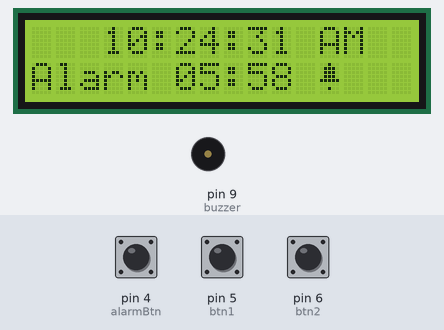
This sketch was run on a simulated Arduino Uno, built with avr-gcc and run on an emulated ATmega328P. Shown: 16×2 character LCD, buzzer (waves = sounding, pin HIGH). The inputs (shaded band) are chosen by the test bench; at power-on: pin 4 (alarmBtn) HIGH, pin 5 (btn1) HIGH, pin 6 (btn2) HIGH. The local clock reads 2024-03-15 10:24:30 at power-on unless the sketch sets it.

Above: at 1.2 s.
1.3 s: pin 4 (alarmBtn) pulled LOW for 0.15 s
At 2.5 s:
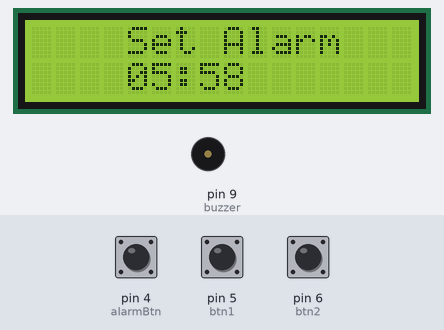
2.9 s: pin 4 (alarmBtn) pulled LOW for 1 s
At 3.7 s:
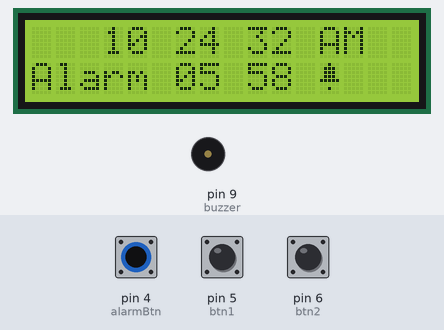
5.4 s: pin 5 (btn1) pulled LOW for 1 s
At 7.0 s:
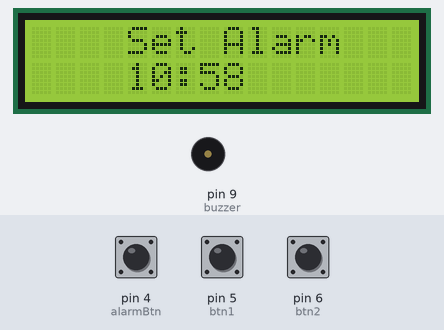
7.9 s: pin 6 (btn2) pulled LOW for 1 s
At 9.6 s:
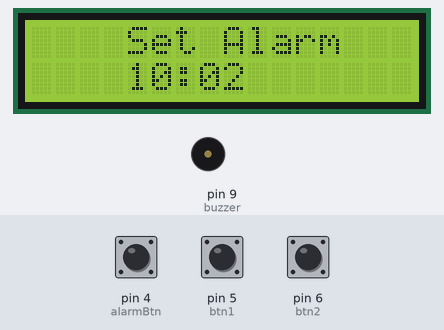
10.4 s: pin 5 (btn1) pulled LOW for 0.15 s
At 11.9 s:
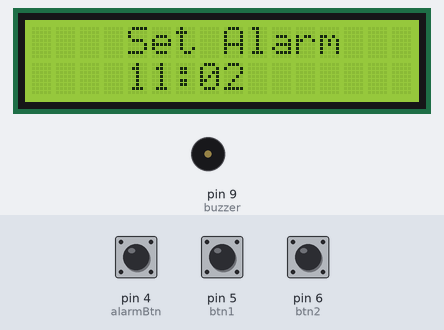
12.2 s: pin 6 (btn2) pulled LOW for 1 s
At 13.8 s:
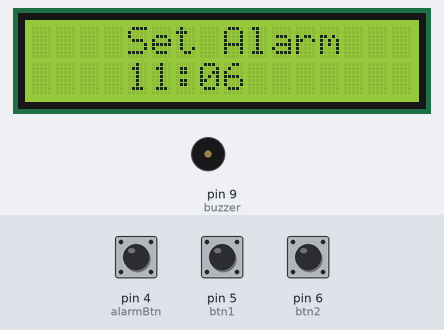
Timing chart, 0 to 15.3 s (numbered marks = the images above; inputs shaded):
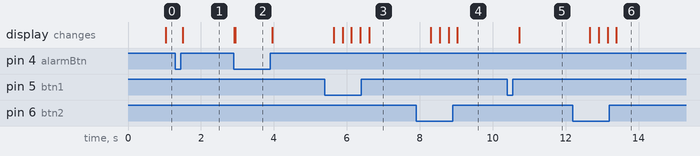

The sketch:

alarmclock.ino
```cpp
// HEY WHEN UPLOADING OR CONNECTING THERE IS A CHANCE OF RTC BREAKING. JUST RECONNECT UNTIL YOU SOLDER
// LINE IN SETUP HAS A COMMENT SAYING TO COMMENT IT OUT


#include <RTClib.h>
#include <Wire.h>
#include <LiquidCrystal_I2C.h>

RTC_DS3231 rtc;
LiquidCrystal_I2C lcd(0x27, 16, 2);

int alarmBtn = 4;
int btn1 = 5;
int btn2 = 6;
int buzzer = 9;

int alarmHr = 5;
int alarmMin = 58;
int hour = 5;
int min = 57;
int seconds = 44;
bool alarmRang = false;
int prevHour = -1;
int prevMin = -1;
int prevSec = -1;
bool colon = false;
bool light = true;
bool alarmSet = true;
bool isPm = false;

// BELL ICON
byte bell[8] = {
  B00100,
  B01110,
  B01110,
  B01110,
  B11111,
  B00000,
  B00100,
  B00000
};

void setup() {
  lcd.init();
  lcd.backlight();
  lcd.setCursor(0,0);
  lcd.createChar(0, bell);

  pinMode(alarmBtn, INPUT_PULLUP);
  pinMode(btn1, INPUT_PULLUP);
  pinMode(btn2, INPUT_PULLUP);
  pinMode(buzzer, OUTPUT);

  // 1. START the RTC first
  if (!rtc.begin()) {
    lcd.clear();
    lcd.print("RTC Error!");
    while (1);
  }

  // 2. NOW adjust the time  COMMENT OUT BEFORE SOLDERING
  // rtc.adjust(DateTime(F(__DATE__), F(__TIME__)));
}

void loop() {
  // put your main code here, to run  repeatedly:
  DateTime now = rtc.now(); // Ask the RTC for the time
  hour = now.hour();
  min = now.minute();
  seconds = now.second();

  // Less screen update
  if (hour != prevHour || min != prevMin || seconds != prevSec) {
      updateLCD(hour, min, seconds);
      prevHour = hour;
      prevMin = min;
      prevSec = seconds;
  }

  // Manually turn of backlight
  if (digitalRead(btn2) == LOW && alarmRang == false) {
    if (light == false) {
      lcd.backlight();
      light = !light;
    } else {
      lcd.noBacklight();
      light = !light;
    }
  }

  // Manually turn off alarm
  if (digitalRead(btn1) == LOW && !alarmRang) {
    delay(150); // simple debounce
    alarmSet = !alarmSet;
    while(digitalRead(btn1) == LOW); // wait for release
}

  // alarm functionality
  if (digitalRead(alarmBtn) == LOW) {
    alarmMode();
  }

  if (hour == alarmHr && min == alarmMin && !alarmRang && alarmSet) {
    lcd.backlight();
    lcd.clear();
    lcd.print("SNOOZE   DISMISS");
    while (alarmRang == false) {
      // buzzer
          analogWrite(buzzer, 50);
          delay(150);       // beep duration
          analogWrite(buzzer, 0);

      if (digitalRead(btn1) == LOW) { // Snooze
        alarmHr = hour;
        alarmMin = (min + 5) % 60;
        if (min + 5 >= 60) {
              alarmHr = (hour + 1) % 24;
        }
          alarmRang = true;
          while(digitalRead(btn1) == LOW); // wait for release
      }
      if (digitalRead(btn2) == LOW) { // Dismiss alarm
        alarmRang = true;
      }
      delay(150);       // gap between beeps
    }
    lcd.clear();
  }

  if (min != alarmMin) {
    alarmRang = false;
  }

}

void updateLCD(int hour, int minute, int second) {
  int displayHour = hour;
  isPm = (hour >= 12);

  if (displayHour == 0) {
    displayHour = 12;
  } else if (displayHour > 12) {
    displayHour -= 12;
  }

  lcd.setCursor(0,0);
  lcd.print("   ");
  if (displayHour < 10) {
    lcd.print("0");
    lcd.print(displayHour);
  } else {
    lcd.print(displayHour);
  }
  if (colon) {
    lcd.print(":");
  } else {
    lcd.print(" ");
  }
  if (minute < 10) {
    lcd.print("0");
    lcd.print(minute);
  } else {
    lcd.print(minute);
  }
  if (colon) {
    lcd.print(":");
  } else {
    lcd.print(" ");
  }
  if (second < 10) {
    lcd.print("0");
    lcd.print(second);
  } else {
    lcd.print(second);
  }
  lcd.print(" ");
  if (isPm) {
    lcd.print("PM");
  } else {
    lcd.print("AM");
  }
  lcd.print("       ");

  // Show alarm
  if (alarmSet == true) {
    lcd.setCursor(0,1);
    lcd.print("Alarm ");
    if (alarmHr < 10) {
      lcd.print("0");
      lcd.print(alarmHr);
    }
    else {
      lcd.print(alarmHr);
    }
    if (colon) {
      lcd.print(":");
    } else {
      lcd.print(" ");
    }

    if (alarmMin < 10) {
      lcd.print("0");
      lcd.print(alarmMin);
    } else {
      lcd.print(alarmMin);
    }
    lcd.print(" ");
    lcd.write(byte(0));
  } else {
    lcd.setCursor(0,1);
    lcd.print("Alarm not set");
  }


  colon = !colon;
}

void alarmMode() {
  int hr = alarmHr;
  int min = alarmMin;
  while (digitalRead(alarmBtn) == LOW) {
    delay(10);
  }

  lcd.clear();

  while (digitalRead(alarmBtn) == HIGH) {
      lcd.setCursor(0,0);
      lcd.print("    Set Alarm");
      lcd.print("             ");
      lcd.setCursor(0,1);
      lcd.print("    ");
      if (hr < 10) {
        lcd.print("0");
        lcd.print(hr);
      } else {
        lcd.print(hr);
      }

      lcd.print(":");

      if (min < 10) {
        lcd.print("0");
        lcd.print(min);
      } else {
        lcd.print(min);
      }

      lcd.print("         ");
      if (digitalRead(btn1) == LOW) {
        if (hr < 23) {
          hr++;
        } else {
          hr = 0;
        }
      } else if (digitalRead(btn2) == LOW) {
        if (min < 59) {
          min++;
        } else {
          min = 0;
        }
      }
      delay(200);
  }
  alarmHr = hr;
  alarmMin = min;
  lcd.clear();
  alarmSet = true;
}
```

Measured:
- after the input at 1.3 s, the display: changes after 0.20 s (image 1)
- after the input at 2.9 s, the display: first changes at once (image 2 shows a later state)
- after the input at 5.4 s, the display: first changes after 0.24 s (image 3 shows a later state)
- after the input at 7.9 s, the display: first changes after 0.41 s (image 4 shows a later state)
- after the input at 10.4 s, the display: changes after 0.33 s (image 5)
- after the input at 12.2 s, the display: first changes after 0.46 s (image 6 shows a later state)
